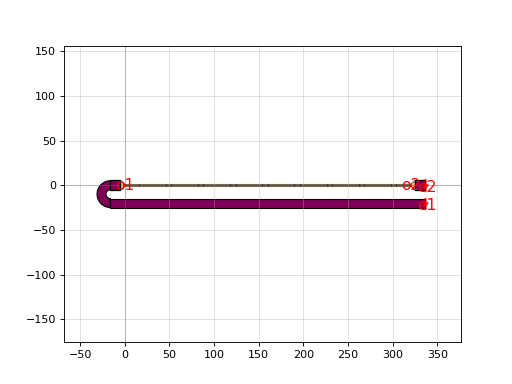

Reproduce this figure in Python.
import gdsfactory as gf

c = gf.components.bend_port(port_name='e1', port_name2='e2', cross_section='metal3', angle=180)
c.plot()
